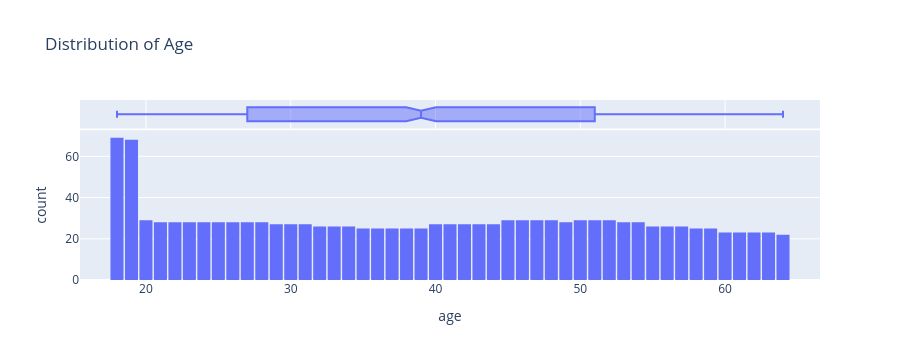

Notebook source saved alongside this figure:
### Code cell
fig = px.histogram(medical_df, 
                   x='age', 
                   marginal='box', 
                   nbins=47, 
                   title='Distribution of Age')
fig.update_layout(bargap=0.1)
fig.show()

### Figure 1 — Plotly figure (JSON) as saved in the notebook; plotly's stock layout.template omitted (floating-point values rounded to 4 significant figures; data arrays with more than 128 entries replaced by an {"elided": "..."} marker saying what was removed)
{"data": [{"alignmentgroup": "True", "bingroup": "x", "hovertemplate": "age=%{x}<br>count=%{y}<extra></extra>", "legendgroup": "", "marker": {"color": "#636efa", "pattern": {"shape": ""}}, "name": "", "nbinsx": 47, "offsetgroup": "", "orientation": "v", "showlegend": false, "type": "histogram", "x": {"elided": "1338 int values"}, "xaxis": "x", "yaxis": "y"}, {"alignmentgroup": "True", "hovertemplate": "age=%{x}<extra></extra>", "legendgroup": "", "marker": {"color": "#636efa"}, "name": "", "notched": true, "offsetgroup": "", "showlegend": false, "type": "box", "x": {"elided": "1338 int values"}, "xaxis": "x2", "yaxis": "y2"}], "layout": {"bargap": 0.1, "barmode": "relative", "height": 360, "legend": {"tracegroupgap": 0}, "title": {"text": "Distribution of Age"}, "xaxis": {"anchor": "y", "autorange": true, "domain": [0, 1], "range": [15.44, 66.56], "title": {"text": "age"}, "type": "linear"}, "xaxis2": {"anchor": "y2", "autorange": true, "domain": [0, 1], "matches": "x", "range": [15.44, 66.56], "showgrid": true, "showticklabels": false, "type": "linear"}, "yaxis": {"anchor": "x", "autorange": true, "domain": [0, 0.8316], "range": [0, 72.63], "title": {"text": "count"}}, "yaxis2": {"anchor": "x2", "autorange": true, "domain": [0.8416, 1], "matches": "y2", "range": [-0.5, 0.5], "showgrid": false, "showline": false, "showticklabels": false, "ticks": "", "type": "category"}}}
